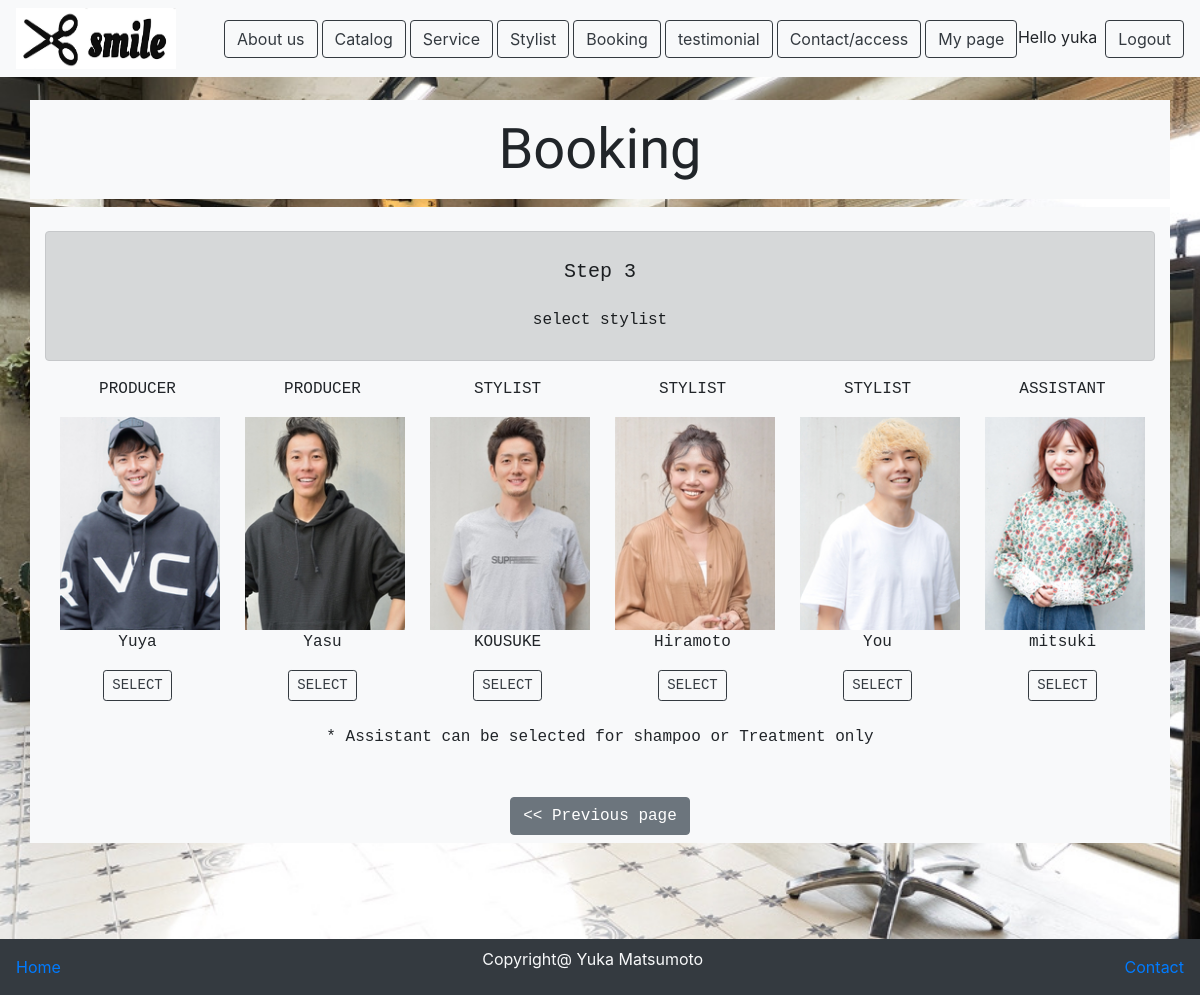
/booking3.php (signed in), run on the app's committed database.
### tables this page shows
CREATE TABLE `client` (
  `c_id` int(11) NOT NULL,
  `fname` varchar(100) NOT NULL,
  `lname` varchar(100) NOT NULL,
  `c_gender` varchar(10) NOT NULL,
  `telephone` varchar(50) NOT NULL,
  `bio` varchar(100) DEFAULT NULL,
  `login_id` int(11) NOT NULL
);

CREATE TABLE `staff` (
  `staff_id` int(11) NOT NULL,
  `staff_name` varchar(30) NOT NULL,
  `position` varchar(100) NOT NULL,
  `staff_gender` varchar(10) NOT NULL,
  `staff_photo` varchar(100) NOT NULL,
  `staff_bio` varchar(100) NOT NULL
);

### classes/connection.php (called while the page is built, shortened)
<?php
class Connection{
    private $servername="localhost";
    private $username ="root";
    private $password ="root";
    private $db_name ="hairsalon";
    function __construct(){
        $this->conn = new mysqli($this->servername,$this->username,$this->password,$this->db_name);
        if($this->conn->connect_error){
            die('error connection to database'.$this->conn->connect_error);
        }else{
            return $this->conn;
        }
    }
}
?>

### hairsalonAction.php (called while the page is built, shortened)
<?php
include 'classes/Hairsalon.php';
$Hairsalon= new Hairsalon;
?>

### classes/Hairsalon.php (called while the page is built, shortened)
<?php
include 'connection.php';
class Hairsalon extends Connection{
function getOneUser($loginid){
    $sql = "SELECT * FROM client WHERE login_id='$loginid' ";
    $result = $this->conn->query($sql);
    if($result == FALSE){
        die('can not get one user'.$this->conn->connect_error);
    }else{
        return $result ->fetch_assoc();
    }
}
function displayStaff(){
    $sql="SELECT * FROM staff ";
    $result=$this->conn->query($sql);
    if($result->num_rows>0){
        while($rows =$result->fetch_assoc()){
            $row[]=$rows;
        }
        return $row;
    }else{
        return FALSE;
    }
}
}
?>

### booking3.php (the view, shortened to what this page needs)
<?php
include 'userMenu.php';
$staffList=$Hairsalon->displayStaff();
?>
<!doctype html>
<html lang="en">
  <head>
    <link rel="stylesheet" href="https://stackpath.bootstrapcdn.com/bootstrap/4.3.1/css/bootstrap.min.css">
  </head>
  <body>
  <div class="container bg-light text-monospace text-center">
      <h5 class="display-4 p-3">Booking</h5>
  </div>
  <div class="container bg-light text-monospace text-center">
     <br>
      <div class="alert alert-dark">
          <h5 class="text-monospace p-3">Step 3</h4>
          <p class="text-monospace"> select stylist</p>
      </div>
      <div class="container">
          <div class="row">
              <?php
              foreach($staffList as $row){
                echo "<div class='col-lg-2'>";
                      echo "<p class='text-uppercase'>".$row['position']."</p>";
                      if(!empty($row['staff_photo'])){
                          $sphoto = $row['staff_photo'];
                          echo "<img src='upload/admin/$sphoto' alt='".$row['staff_name']."' class=' '>";
                      }else{
                          echo "<img src='asset/smile.jpg' alt='image printing' class='w-100'>";
                      }
                      echo " <p class='text-monospace'>";
                          echo $row['staff_name'];
                      echo "</p>";
                      echo "<div class='text-center'>";
                          echo "<form action='hairsalonAction.php' method='post'>";
                              echo "<button type='submit' name='addBooking3' class='btn btn-outline-dark btn-sm'>SELECT</button>";
                          echo "</form>";
                      echo " </div>";
                echo " </div>";
              }
              ?>
            </div>
            <div class="mt-4">
              <p>* Assistant can be selected for shampoo or Treatment only</p>
            </div>
      </div>
            <br>
      <div class="text-center">
          <form action="hairsalonAction.php" method="post">
            <button type="submit" name="reselect3" class="btn btn-secondary m-2"> << Previous page</button>
          </form>
      </div>
  </div>
    <br><br>
    <nav class="nav navbar bg-dark mt-5">
        <a href="dashboard.php" >Home</a>
        <p class="text-light">Copyright@ Yuka Matsumoto</p>
        <a href="contactpage.php">Contact</a>
    </nav>
  </body>
</html>

### userMenu.php (shortened to what this page needs)
<?php
include 'hairsalonAction.php';
$loginid=$_SESSION['loginid'];
$currentUser = $Hairsalon->getOneUser($loginid);
?>
<!doctype html>
<html lang="en">
  <head>
    <link rel="stylesheet" href="https://stackpath.bootstrapcdn.com/bootstrap/4.3.1/css/bootstrap.min.css">
</head>
  <body>
  <div class="container">
    <nav class="navbar navbar-expand fixed-top bg-light">
        <a href="dashboard.php" class="text-dark mr-5"><img src="asset/smile.jpg" alt="logo" id="logo"></a>
        <div class="text-left">
           <ul class="nav nav-bar">
                <li class="nav-item">
                    <a href="aboutUs.php" role="button" class="btn btn-outline-dark mr-1">About us</a>
                </li>
                <li class="nav-item">
                    <a href="hairCatalog.php" role="button" class="btn btn-outline-dark mr-1">Catalog</a>
                </li>
                <li class="nav-item">
                    <a href="service.php" role="button" class="btn btn-outline-dark mr-1">Service</a>
                </li>
                <li class="nav-item">
                    <a href="stylist.php" role="button" class="btn btn-outline-dark mr-1">Stylist</a>
                </li>
                <li class="nav-item">
                    <a href="booking.php" role="button" class="btn btn-outline-dark mr-1">Booking</a>
                </li>
                <li class="nav-item">
                    <a href="testimonial.php" role="button" class="btn btn-outline-dark mr-1">testimonial</a>
                </li>
                <li class="nav-item">
                    <a href="contactpage.php" role="button" class="btn btn-outline-dark mr-1">Contact/access</a>
                </li>
                <?php  if(!empty($_SESSION['loginid'])){
                    echo "<li class='nav-item'>";
                    echo "<a href='mypage.php' role='button' class='btn btn-outline-dark'>My page</a>";
                    echo"</li>";
                    } ;
                ?>
            </ul>
        </div>
        <div class="ml-auto">
            <ul class="nav nav-bar">
                <li class="nav-item">
                    <?php
                        if(!empty($_SESSION['loginid'])){
                            echo "Hello ".$currentUser['fname'] ;
                            echo "<a href='logout.php' role='button' class='btn btn-outline-dark ml-2'>Logout</a>";
                        }else{
                            echo "Welcome Guest";
                            echo "<a href='login.php' role='button' class='btn btn-outline-dark ml-2'>Login </a>";
                        }
                    ?>
                </li>
            </ul>
        </div>
    </nav>
</div>
  </body>
</html>

### userMenu.php (style rules this page uses)
body { height:150px; }
#logo { height:61px; }

### booking3.php (style rules this page uses)
body { margin-top:100px; background-image: url(asset/state.jpeg); background-repeat: no-repeat; background-attachment: fixed; background-size : cover; }
div h5 { font-family: 'Oleo Script', cursive; }
div img { width: 160px; height: 213px; }

### data on the page
client: fname "yuka"
staff: position "PRODUCER", staff_photo (picture), staff_name "Yuya"
staff: position "PRODUCER", staff_photo (picture), staff_name "Yasu"
staff: position "STYLIST", staff_photo (picture), staff_name "KOUSUKE"
staff: position "STYLIST", staff_photo (picture), staff_name "Hiramoto"
staff: position "STYLIST", staff_photo (picture), staff_name "You"
staff: position "ASSISTANT", staff_photo (picture), staff_name "mitsuki"
